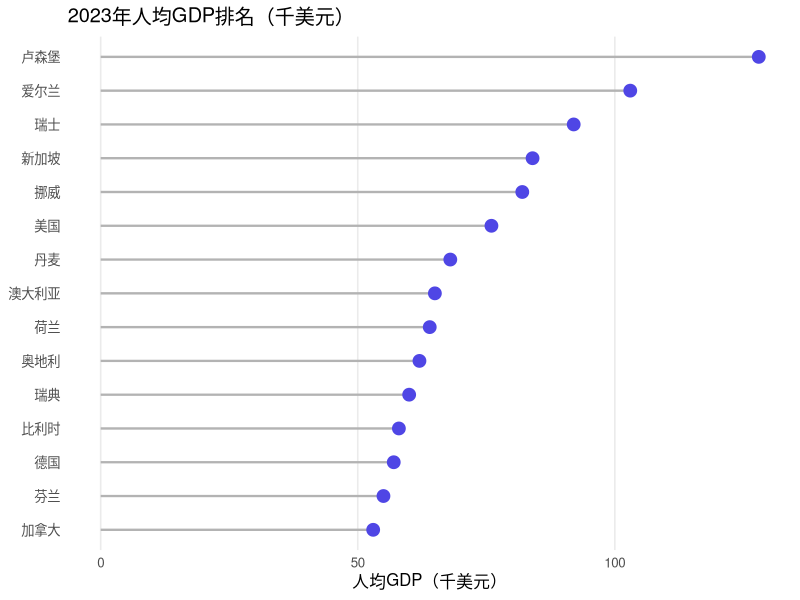
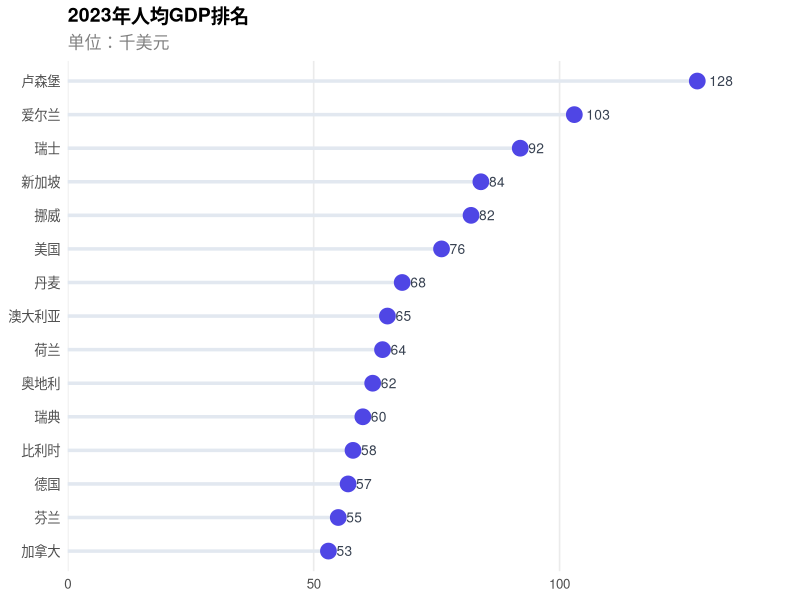
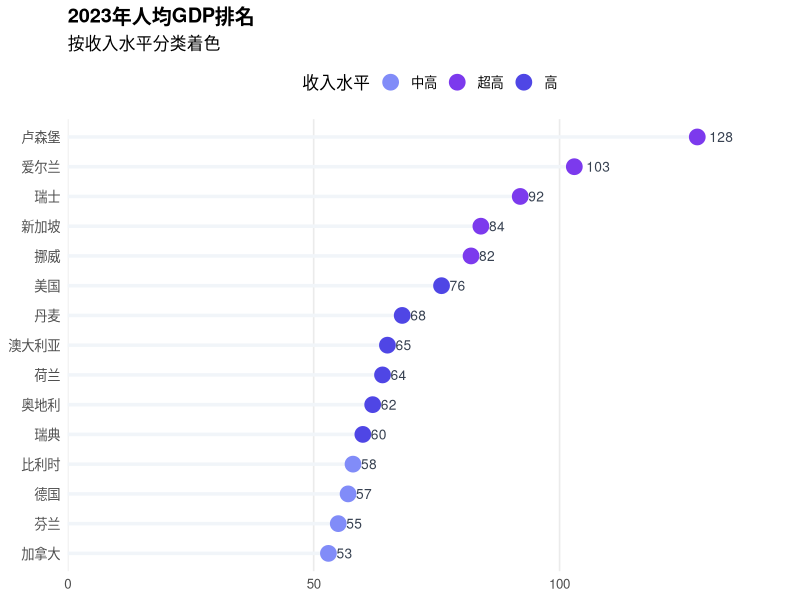
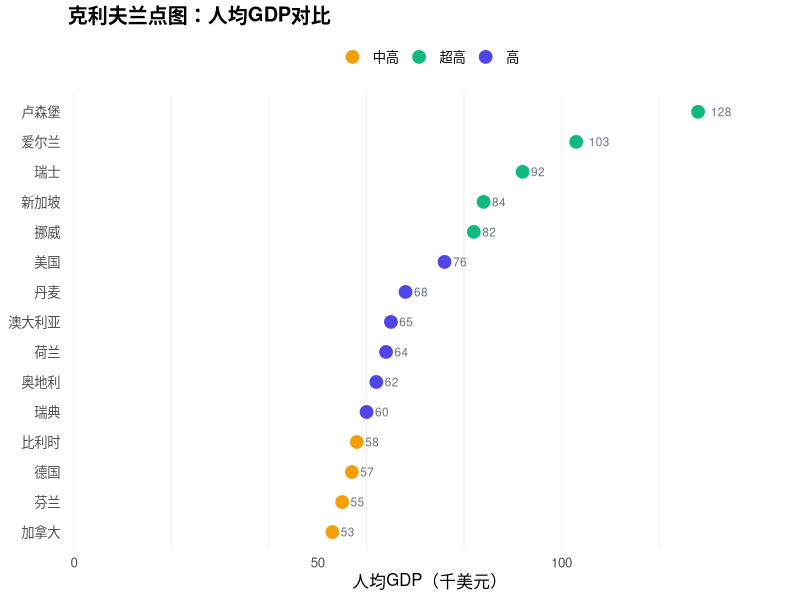
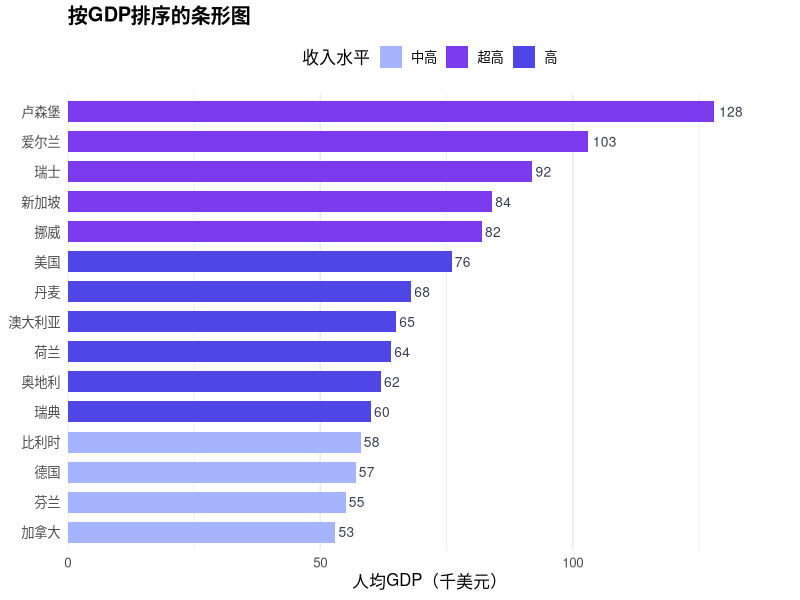
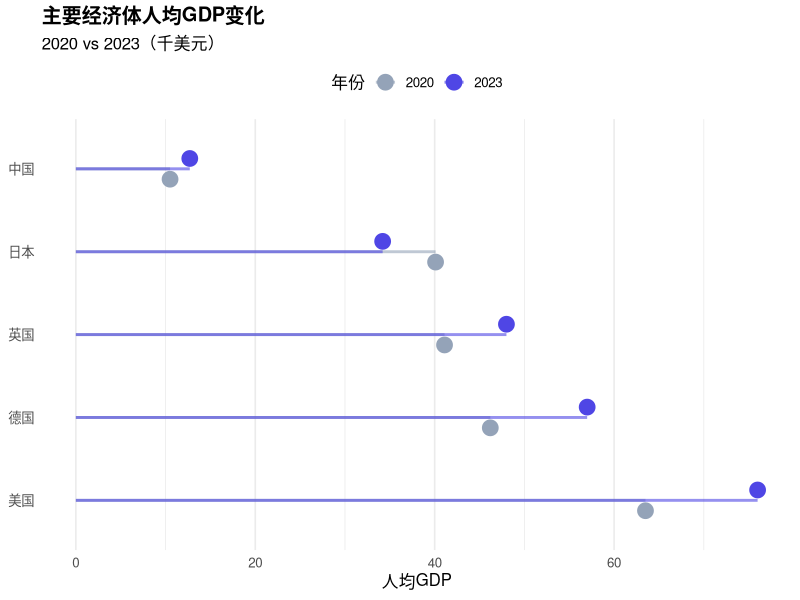
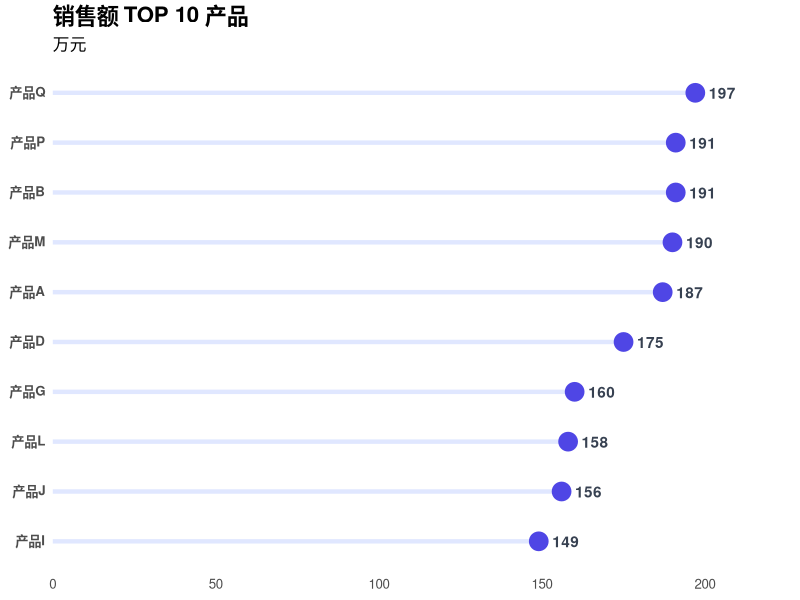
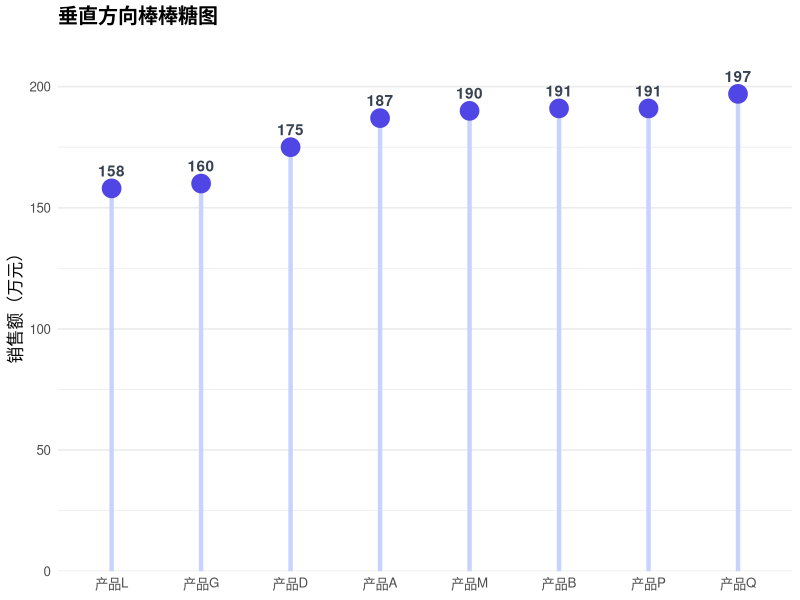

The R script that drew these images, in order:
## ---- chunk 1
knitr::opts_chunk$set(
    echo = TRUE,
    warning = FALSE,
    message = FALSE,
    fig.width = 9,
    fig.height = 6,
    fig.retina = 2,
    out.width = "100%",
    dpi = 150
)
## ---- chunk 2
# 加载核心包
library(ggplot2)
library(dplyr)
library(scales)
library(forcats)
## ---- chunk 3
# 创建示例数据：各国2023年人均GDP（简化版）
gdp_data <- data.frame(
    country = c(
        "卢森堡", "新加坡", "爱尔兰", "瑞士", "挪威",
        "美国", "丹麦", "荷兰", "奥地利", "德国",
        "澳大利亚", "瑞典", "比利时", "加拿大", "芬兰"
    ),
    gdp = c(
        128, 84, 103, 92, 82, 76, 68, 64, 62, 57,
        65, 60, 58, 53, 55
    )
)

head(gdp_data)
## ---- chunk 4
# 先按GDP排序
gdp_data <- gdp_data %>%
    mutate(country = fct_reorder(country, gdp))

# 基础棒棒糖图
ggplot(gdp_data, aes(x = gdp, y = country)) +
    # 绘制"棒"（线段）
    geom_segment(
        aes(x = 0, xend = gdp, y = country, yend = country),
        color = "gray70",
        linewidth = 0.8
    ) +
    # 绘制"糖"（圆点）
    geom_point(
        size = 4,
        color = "#4f46e5"
    ) +
    labs(
        title = "2023年人均GDP排名（千美元）",
        x = "人均GDP（千美元）",
        y = NULL
    ) +
    theme_minimal(base_size = 12) +
    theme(
        panel.grid.major.y = element_blank(),
        panel.grid.minor = element_blank()
    )
## ---- chunk 5
ggplot(gdp_data, aes(x = gdp, y = country)) +
    geom_segment(
        aes(x = 0, xend = gdp, y = country, yend = country),
        color = "#e2e8f0",
        linewidth = 1.2
    ) +
    geom_point(
        size = 5,
        color = "#4f46e5"
    ) +
    # 添加数值标签
    geom_text(
        aes(label = gdp),
        hjust = -0.5, # 标签在点右侧
        size = 3.5,
        color = "#374151"
    ) +
    # 扩展x轴留出标签空间
    scale_x_continuous(expand = expansion(mult = c(0, 0.15))) +
    labs(
        title = "2023年人均GDP排名",
        subtitle = "单位：千美元",
        x = NULL,
        y = NULL
    ) +
    theme_minimal(base_size = 12) +
    theme(
        panel.grid.major.y = element_blank(),
        panel.grid.minor = element_blank(),
        plot.title = element_text(face = "bold", size = 14),
        plot.subtitle = element_text(color = "gray50")
    )
## ---- chunk 6
# 添加分组标签
gdp_data <- gdp_data %>%
    mutate(
        gdp_group = case_when(
            gdp >= 80 ~ "超高",
            gdp >= 60 ~ "高",
            TRUE ~ "中高"
        )
    )

ggplot(gdp_data, aes(x = gdp, y = country)) +
    geom_segment(
        aes(x = 0, xend = gdp, y = country, yend = country),
        color = "#f1f5f9",
        linewidth = 1.2
    ) +
    geom_point(
        aes(color = gdp_group),
        size = 5
    ) +
    geom_text(
        aes(label = gdp),
        hjust = -0.5,
        size = 3.5,
        color = "#374151"
    ) +
    scale_color_manual(
        values = c("超高" = "#7c3aed", "高" = "#4f46e5", "中高" = "#818cf8")
    ) +
    scale_x_continuous(expand = expansion(mult = c(0, 0.15))) +
    labs(
        title = "2023年人均GDP排名",
        subtitle = "按收入水平分类着色",
        x = NULL,
        y = NULL,
        color = "收入水平"
    ) +
    theme_minimal(base_size = 12) +
    theme(
        panel.grid.major.y = element_blank(),
        panel.grid.minor = element_blank(),
        legend.position = "top",
        plot.title = element_text(face = "bold")
    )
## ---- chunk 7
ggplot(gdp_data, aes(x = gdp, y = country)) +
    # 添加竖向网格辅助阅读
    geom_vline(
        xintercept = seq(0, 120, by = 20),
        color = "#f1f5f9",
        linewidth = 0.5
    ) +
    # 只用点
    geom_point(
        aes(color = gdp_group),
        size = 4
    ) +
    geom_text(
        aes(label = gdp),
        hjust = -0.6,
        size = 3,
        color = "#6b7280"
    ) +
    scale_color_manual(
        values = c("超高" = "#10b981", "高" = "#4f46e5", "中高" = "#f59e0b")
    ) +
    scale_x_continuous(expand = expansion(mult = c(0.01, 0.15))) +
    labs(
        title = "克利夫兰点图：人均GDP对比",
        x = "人均GDP（千美元）",
        y = NULL,
        color = NULL
    ) +
    theme_minimal(base_size = 12) +
    theme(
        panel.grid = element_blank(),
        legend.position = "top",
        plot.title = element_text(face = "bold")
    )
## ---- chunk 8
ggplot(gdp_data, aes(x = gdp, y = country, fill = gdp_group)) +
    geom_col(width = 0.7) +
    geom_text(
        aes(label = gdp),
        hjust = -0.2,
        size = 3.5,
        color = "#374151"
    ) +
    scale_fill_manual(
        values = c("超高" = "#7c3aed", "高" = "#4f46e5", "中高" = "#a5b4fc")
    ) +
    scale_x_continuous(expand = expansion(mult = c(0, 0.12))) +
    labs(
        title = "按GDP排序的条形图",
        x = "人均GDP（千美元）",
        y = NULL,
        fill = "收入水平"
    ) +
    theme_minimal(base_size = 12) +
    theme(
        panel.grid.major.y = element_blank(),
        legend.position = "top",
        plot.title = element_text(face = "bold")
    )
## ---- chunk 9
# 创建分组数据
compare_data <- data.frame(
    country = rep(c("中国", "美国", "日本", "德国", "英国"), each = 2),
    year = rep(c("2020", "2023"), 5),
    value = c(10.5, 12.7, 63.5, 76.0, 40.1, 34.2, 46.2, 57.0, 41.1, 48.0)
)

compare_data <- compare_data %>%
    mutate(country = fct_reorder(country, value, .fun = max, .desc = TRUE))

ggplot(compare_data, aes(x = value, y = country, color = year)) +
    geom_segment(
        aes(x = 0, xend = value, y = country, yend = country),
        linewidth = 1,
        alpha = 0.6
    ) +
    geom_point(
        size = 5,
        position = position_dodge(width = 0.5)
    ) +
    scale_color_manual(values = c("2020" = "#94a3b8", "2023" = "#4f46e5")) +
    labs(
        title = "主要经济体人均GDP变化",
        subtitle = "2020 vs 2023（千美元）",
        x = "人均GDP",
        y = NULL,
        color = "年份"
    ) +
    theme_minimal(base_size = 12) +
    theme(
        panel.grid.major.y = element_blank(),
        legend.position = "top",
        plot.title = element_text(face = "bold")
    )
## ---- chunk 10
# 创建较大数据集
set.seed(42)
large_data <- data.frame(
    item = paste0("产品", LETTERS[1:20]),
    sales = round(runif(20, 50, 200), 0)
)

# 只展示 TOP 10
top_10 <- large_data %>%
    slice_max(sales, n = 10) %>%
    mutate(item = fct_reorder(item, sales))

ggplot(top_10, aes(x = sales, y = item)) +
    geom_segment(
        aes(x = 0, xend = sales, y = item, yend = item),
        color = "#e0e7ff",
        linewidth = 1.5
    ) +
    geom_point(
        size = 6,
        color = "#4f46e5"
    ) +
    geom_text(
        aes(label = sales),
        hjust = -0.5,
        fontface = "bold",
        color = "#374151"
    ) +
    scale_x_continuous(expand = expansion(mult = c(0, 0.15))) +
    labs(
        title = "销售额 TOP 10 产品",
        subtitle = "万元",
        x = NULL,
        y = NULL
    ) +
    theme_minimal(base_size = 12) +
    theme(
        panel.grid = element_blank(),
        plot.title = element_text(face = "bold", size = 16),
        axis.text.y = element_text(face = "bold")
    )
## ---- chunk 11
# 使用TOP 8数据
top_8 <- large_data %>%
    slice_max(sales, n = 8) %>%
    mutate(item = fct_reorder(item, sales))

ggplot(top_8, aes(x = item, y = sales)) +
    geom_segment(
        aes(x = item, xend = item, y = 0, yend = sales),
        color = "#c7d2fe",
        linewidth = 1.5
    ) +
    geom_point(
        size = 6,
        color = "#4f46e5"
    ) +
    geom_text(
        aes(label = sales),
        vjust = -1,
        fontface = "bold",
        color = "#374151"
    ) +
    scale_y_continuous(expand = expansion(mult = c(0, 0.12))) +
    labs(
        title = "垂直方向棒棒糖图",
        x = NULL,
        y = "销售额（万元）"
    ) +
    theme_minimal(base_size = 12) +
    theme(
        panel.grid.major.x = element_blank(),
        plot.title = element_text(face = "bold")
    )
## ---- chunk 12
#' 快速绘制棒棒糖图
#' @param data 数据框
#' @param x 数值变量名（字符串）
#' @param y 分类变量名（字符串）
#' @param color 点的颜色
#' @param show_value 是否显示数值标签
#' @param title 图表标题
plot_lollipop <- function(data, x, y,
                          color = "#4f46e5",
                          show_value = TRUE,
                          title = NULL) {
    # 按数值排序
    data <- data %>%
        mutate(!!sym(y) := fct_reorder(!!sym(y), !!sym(x)))

    p <- ggplot(data, aes(x = .data[[x]], y = .data[[y]])) +
        geom_segment(
            aes(
                x = 0, xend = .data[[x]],
                y = .data[[y]], yend = .data[[y]]
            ),
            color = "#e5e7eb",
            linewidth = 1.2
        ) +
        geom_point(size = 5, color = color)

    if (show_value) {
        p <- p + geom_text(
            aes(label = round(.data[[x]], 1)),
            hjust = -0.5,
            size = 3.5,
            color = "#374151"
        ) +
            scale_x_continuous(expand = expansion(mult = c(0, 0.15)))
    }

    p + labs(title = title, x = NULL, y = NULL) +
        theme_minimal(base_size = 12) +
        theme(
            panel.grid.major.y = element_blank(),
            panel.grid.minor = element_blank(),
            plot.title = element_text(face = "bold")
        )
}

# 使用示例
plot_lollipop(gdp_data, "gdp", "country",
    color = "#10b981",
    title = "使用封装函数绘制棒棒糖图"
)
